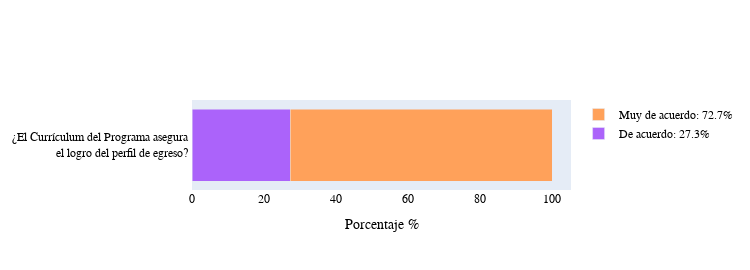

Notebook code cell kept with this figure:
### Code cell
opinion_curri(path_file_sorted)

### Figure 1 — Plotly figure (JSON) as saved in the notebook; plotly's stock layout.template omitted (floating-point values rounded to 4 significant figures)
{"data": [{"name": "1", "orientation": "h", "type": "bar", "x": [], "y": ["¿El Currículum del Programa asegura <br> el logro del perfil de egreso? "]}, {"name": "2: 4%", "orientation": "h", "type": "bar", "x": [], "y": ["¿El Currículum del Programa asegura <br> el logro del perfil de egreso? "]}, {"name": "Con frecuencia: 9.1%", "orientation": "h", "type": "bar", "x": [], "y": ["¿El Currículum del Programa asegura <br> el logro del perfil de egreso? "]}, {"name": "De acuerdo: 27.3%", "orientation": "h", "type": "bar", "x": [27.3], "y": ["¿El Currículum del Programa asegura <br> el logro del perfil de egreso? "]}, {"name": "Muy de acuerdo: 72.7%", "orientation": "h", "type": "bar", "x": [72.7], "y": ["¿El Currículum del Programa asegura <br> el logro del perfil de egreso? "]}], "layout": {"barmode": "stack", "font": {"color": "black", "family": "Rockwell", "size": 12}, "height": 270, "legend": {"title": {"font": {"color": "green"}}}, "title": {"font": {"color": "black", "family": "Rockwell", "size": 12}, "text": ""}, "width": 750, "xaxis": {"title": {"text": "Porcentaje %"}}}}
